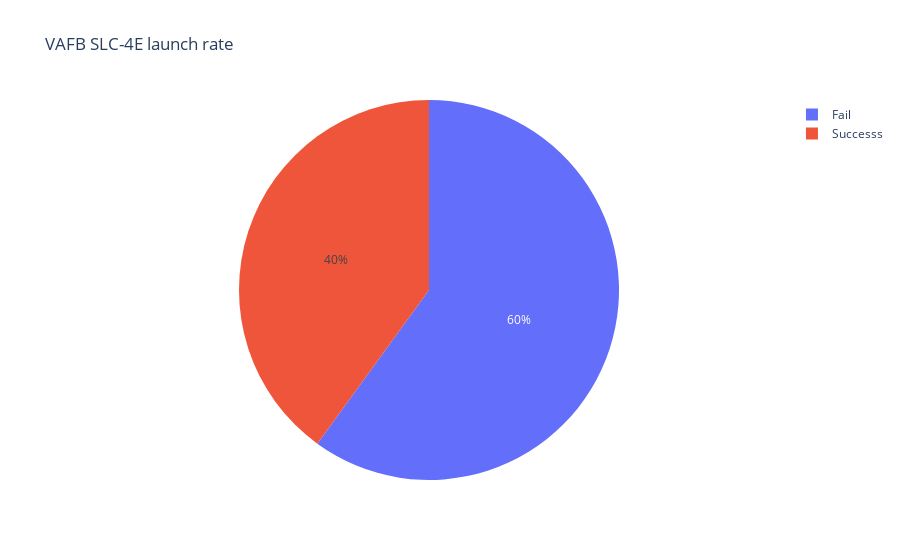

Notebook code for this chart:
### Code cell
fig = px.pie(
            site_sucessRate, 
            values='count', 
            names='class', 
            title=site +' launch rate',
            )
fig.show()

### Figure 1 — Plotly figure (JSON) as saved in the notebook; plotly's stock layout.template omitted (floating-point values rounded to 4 significant figures)
{"data": [{"domain": {"x": [0, 1], "y": [0, 1]}, "hovertemplate": "class=%{label}<br>count=%{value}<extra></extra>", "labels": ["Fail", "Successs"], "legendgroup": "", "name": "", "showlegend": true, "type": "pie", "values": [6, 4]}], "layout": {"autosize": true, "legend": {"tracegroupgap": 0}, "title": {"text": "VAFB SLC-4E launch rate"}}}
